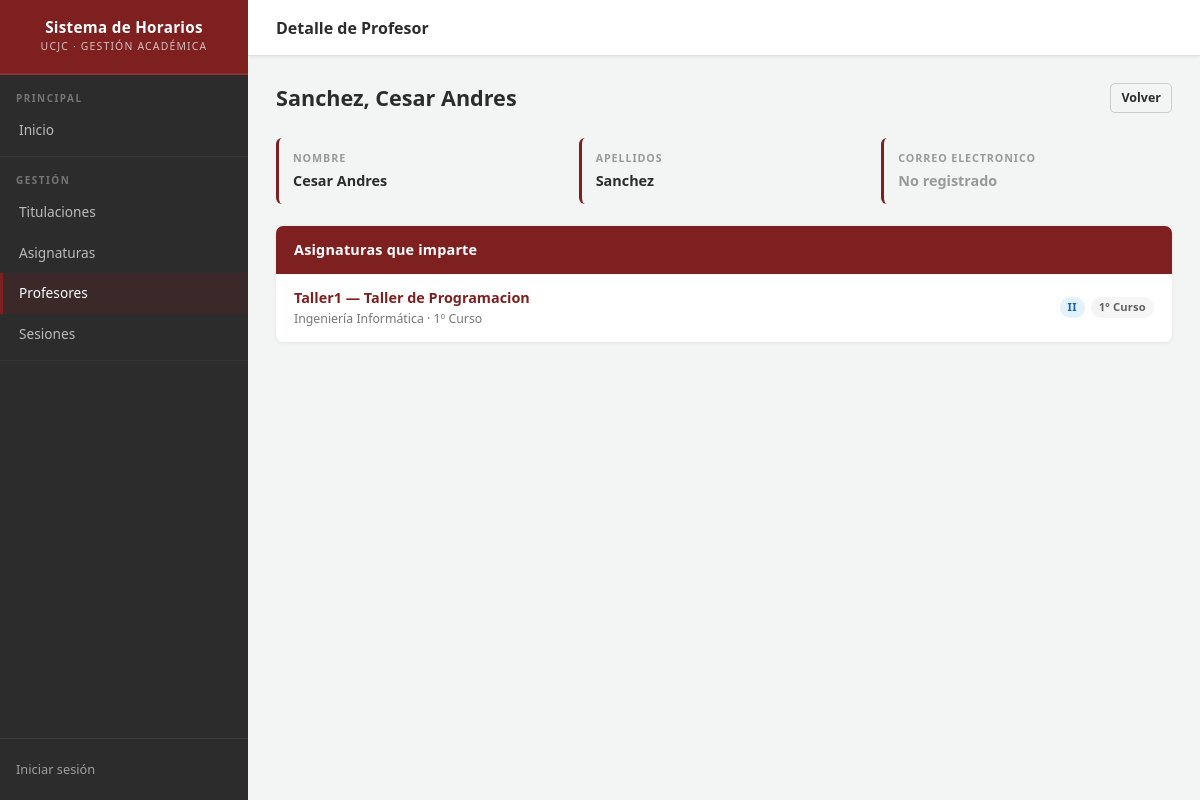
Before: /horarios/profesor/2 with the older database file.
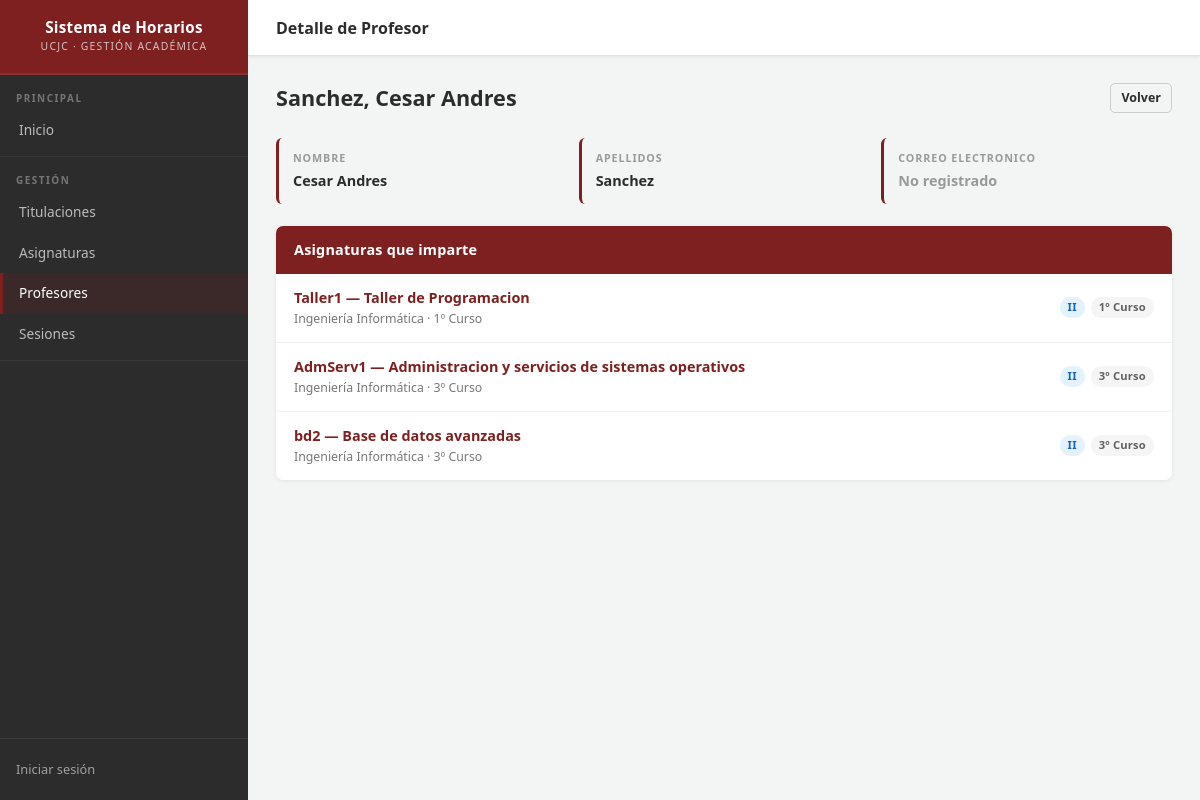
After: the same page with the newer database file.
### horarios/models.py (models this page shows, shortened)
class Asignatura(models.Model):
    CURSOS = [
        (1, '1º Curso'),
        (2, '2º Curso'),
        (3, '3º Curso'),
        (4, '4º Curso'),
        (5, '5º Curso'),
    ]
    nombre = models.CharField(max_length=200)
    codigo = models.CharField(max_length=20, unique=True)
    titulacion = models.ForeignKey(
        Titulacion,
        on_delete=models.PROTECT,
        related_name='asignaturas',
        verbose_name='Titulación',
    )
    curso = models.IntegerField(choices=CURSOS)
    es_electiva = models.BooleanField(
        default=False,
        verbose_name='Es electiva',
        help_text='Las asignaturas electivas pueden compartir franja horaria con otras electivas del mismo curso.',
    )
    profesor = models.ForeignKey(
        Profesor,
        on_delete=models.SET_NULL,
        null=True,
        blank=True,
        related_name='asignaturas',
    )
    sesiones = models.ManyToManyField(Sesion, blank=True)
    def get_absolute_url(self):
        return reverse('asignatura-detail', args=[str(self.id)])

class Titulacion(models.Model):
    codigo = models.CharField(max_length=10, unique=True, verbose_name='Código')
    nombre = models.CharField(max_length=200, verbose_name='Nombre')
    class Meta:
        ordering = ['nombre']
        verbose_name = 'Titulación'
        verbose_name_plural = 'Titulaciones'

### horarios/views.py (the view)
# urls.py: path('profesor/<int:pk>', views.ProfesorDetailView.as_view(), name='profesor-detail'),
class ProfesorDetailView(generic.DetailView):
    model = Profesor

### horarios/templates/horarios/profesor_detail.html (shortened to what this page needs)
{% extends "base_generic.html" %}
{% block page_title %}Detalle de Profesor{% endblock %}
{% block content %}
<div class="page-header">
  <h2>{{ profesor.apellidos }}, {{ profesor.nombre }}</h2>
  <div style="display: flex; gap: 8px;">
    <a href="{% url 'profesores' %}" class="btn btn-secondary btn-sm">Volver</a>
  </div>
</div>
<div class="detail-grid">
  <div class="detail-field">
    <div class="field-label">Nombre</div>
    <div class="field-value">{{ profesor.nombre }}</div>
  </div>
  <div class="detail-field">
    <div class="field-label">Apellidos</div>
    <div class="field-value">{{ profesor.apellidos }}</div>
  </div>
  <div class="detail-field">
    <div class="field-label">Correo electronico</div>
    <div class="field-value">
      {% if profesor.email %}
        <a href="mailto:{{ profesor.email }}">{{ profesor.email }}</a>
      {% else %}
        <span style="color: #999;">No registrado</span>
      {% endif %}
    </div>
  </div>
</div>
<div class="card">
  <div class="card-header">Asignaturas que imparte</div>
  {% if profesor.asignaturas.all %}
  <ul class="item-list">
    {% for asignatura in profesor.asignaturas.all %}
    <li>
      <div class="item-main">
        <div class="item-title">
          <a href="{{ asignatura.get_absolute_url }}">{{ asignatura.codigo }} — {{ asignatura.nombre }}</a>
        </div>
        <div class="item-subtitle">
          {{ asignatura.titulacion.nombre }} · {{ asignatura.get_curso_display }}
        </div>
      </div>
      <div style="display: flex; gap: 6px; align-items: center;">
        <span class="badge
          {% if asignatura.titulacion.codigo == 'II' %}badge-blue
          {% elif asignatura.titulacion.codigo == 'IR' %}badge-green
          {% elif asignatura.titulacion.codigo == 'IT' %}badge-orange
          {% elif asignatura.titulacion.codigo == 'DG' %}badge-purple
          {% else %}badge-gray{% endif %}">
          {{ asignatura.titulacion.codigo }}
        </span>
        <span class="badge badge-gray">{{ asignatura.get_curso_display }}</span>
      </div>
    </li>
    {% endfor %}
  </ul>
  {% else %}
  <div class="card-body">
    <div class="empty-state" style="padding: 20px;">
      <p style="color: #aaa;">Este profesor no tiene asignaturas asignadas.</p>
    </div>
  </div>
  {% endif %}
</div>
{% endblock %}

Changed rows visible on the page:
now on this page (row edited): Asignatura: codigo "AdmServ1", nombre "Administracion y servicios de sistemas operativos", titulacion.nombre "Ingeniería Informática", curso "3º Curso", titulacion.codigo "II"
now on this page (row edited): Asignatura: codigo "bd2", nombre "Base de datos avanzadas", titulacion.nombre "Ingeniería Informática", curso "3º Curso", titulacion.codigo "II"
